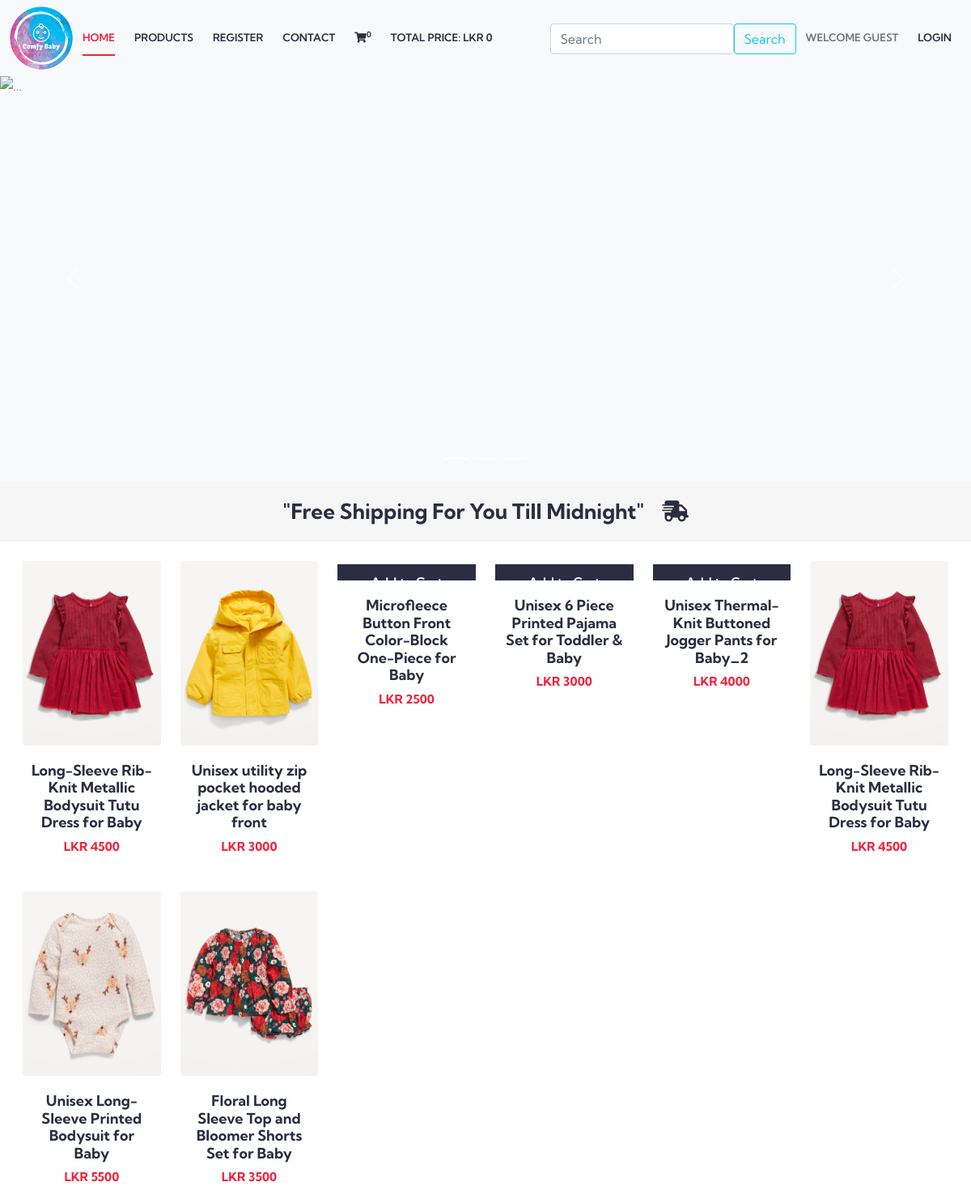
The page / on the database its author committed.
### tables this page shows
CREATE TABLE `products` (
  `product_id` int(11) NOT NULL,
  `product_title` varchar(100) NOT NULL,
  `product_description` varchar(255) NOT NULL,
  `product_keywords` varchar(255) NOT NULL,
  `category_id` int(11) NOT NULL,
  `brand_id` int(11) NOT NULL,
  `product_image1` varchar(255) NOT NULL,
  `product_image2` varchar(255) NOT NULL,
  `product_image3` varchar(255) NOT NULL,
  `product_price` varchar(100) NOT NULL,
  `date` timestamp NOT NULL DEFAULT current_timestamp() ON UPDATE current_timestamp(),
  `status` varchar(100) NOT NULL
);

### functions/common_fucntion.php (the view, shortened to what this page needs)
<?php
function get_all_home_products($limit = null) {
  global $con;
  if (!isset($_GET['category']) && !isset($_GET['brand'])) {
      $limitClause = $limit ? "LIMIT $limit" : "";
      $select_query = "SELECT * FROM `products` ORDER BY RAND() $limitClause";
      $result_query = mysqli_query($con, $select_query);
      while ($row = mysqli_fetch_assoc($result_query)) {
$product_id=$row['product_id'];
$product_title=$row['product_title'];
$product_image1=$row['product_image1'];
$product_price=$row['product_price'];
echo " <div class='col-lg-2 col-4 product-incfhny mt-4'>
<div class='product-grid2'>
<div class='product-image2'>
<a href='product_details.php?product_id=$product_id'>
  <img class='pic-1 img-fluid radius-image' src='./admin_area/product_images/$product_image1'>
  <img class='pic-2 img-fluid radius-image' src='./admin_area/product_images/$product_image1'>
</a>
<ul class='social'>
  <li><a href='product_details.php?product_id=$product_id' data-tip='Quick View'><span class='fa fa-eye'></span></a></li>
  <li><a href='index.php?add_to_cart=$product_id' data-tip='Add to Cart'><span class='fa fa-shopping-bag'></span></a>
  </li>
</ul>
<div class='shopv single-item'>
  <form action='#' method='post'>
      <input type='hidden' name='cmd' value='_cart'>
      <input type='hidden' name='add' value='1'>
      <input type='hidden' name='shopv_item' value='$product_title'>
      <input type='hidden' name='amount' value='899.99'>
      <a href='index.php?add_to_cart=$product_id' class='shopv-cart pshopv-cart add-to-cart'>
          Add to Cart</a>
  </form>
</div>
</div>
<div class='product-content'>
<h3 class='title'><a href='product_details.php?product_id=$product_id'>$product_title</a></h3>
<span class='price'>LKR $product_price</span>
</div>
</div>
</div>";
}
}
}
function getIPAddress() {
   if(!empty($_SERVER['HTTP_CLIENT_IP'])) {
              $ip = $_SERVER['HTTP_CLIENT_IP'];
      }
  elseif (!empty($_SERVER['HTTP_X_FORWARDED_FOR'])) {
              $ip = $_SERVER['HTTP_X_FORWARDED_FOR'];
   }
  else{
           $ip = $_SERVER['REMOTE_ADDR'];
   }
   return $ip;
}
function cart_item(){
  if(isset($_GET['add_to_cart'])){
    global $con;
    $get_ip_add = getIPAddress();
    $select_query="Select * from `cart_details` where ip_address='$get_ip_add'";
    $result_query=mysqli_query($con,$select_query);
    $count_cart_items=mysqli_num_rows($result_query);
  }else{
    global $con;
    $get_ip_add = getIPAddress();
    $select_query="Select * from `cart_details` where ip_address='$get_ip_add'";
    $result_query=mysqli_query($con,$select_query);
    $count_cart_items=mysqli_num_rows($result_query);
  }
  echo $count_cart_items;
  }
  function total_cart_price(){
    $total_price=0;
echo $total_price;
}
?>

### index.php (shortened to what this page needs)
<?php
include('includes/connect.php');
include('functions/common_fucntion.php');
?>
<!DOCTYPE html>
<html lang="en">
<head>
    <link href="https://cdn.jsdelivr.net/npm/bootstrap@5.1.3/dist/css/bootstrap.min.css"
    rel="stylesheet"
>
    <link rel="stylesheet" href="css/style-liberty.css">
    <link rel="stylesheet" href="https://cdnjs.cloudflare.com/ajax/libs/font-awesome/6.5.1/css/all.min.css"
 />
    <link rel="stylesheet" href="style.css">
    <link rel="stylesheet" href="./css/all.css">
</head>
<body>
    <div class="container-fluid p-0">
        <nav class="navbar navbar-expand-lg navbar-light bg-light ">
  <div class="container-fluid">
    <img src="./images/logo.png" alt="" class="logo">
    <div class="collapse navbar-collapse" id="navbarSupportedContent">
      <ul class="navbar-nav me-auto mb-2 mb-lg-0">
        <li class="nav-item">
          <a class="nav-link active" aria-current="page" href="index.php">Home</a>
        </li>
        <li class="nav-item">
          <a class="nav-link" href="display_all.php">Products</a>
        </li>
        <li class="nav-item">
          <a class="nav-link" href="./users_area/user_registration.php">Register</a>
        </li>
        <li class="nav-item">
          <a class="nav-link" href="#">Contact</a>
        </li>
        <li class="nav-item">
          <a class="nav-link" href="cart.php"><i class="fa fa-shopping-cart" aria-hidden="true"></i><sup><?php cart_item();?></sup></a>
        </li>
        <li class="nav-item">
          <a class="nav-link" href="#">Total Price: LKR <?php total_cart_price(); ?></a>
        </li>
      </ul>
      <form class="d-flex" action="../search_product.php" method="get">
  <div class="col-auto mt-3 px-0">
    <input class="form-control me-2" type="search" placeholder="Search" aria-label="Search" name="search_data">
  </div>
  <div class="col-auto mt-3 mr-0">
    <input type="submit" value="Search" class="btn btn-outline-info" name="search_data_product">
  </div>
  <ul class="navbar-nav me-auto">
    <?php
if(!isset($_SESSION['username'])){
  echo "<li class='nav-item'>
  <a class='nav-link text-secondary' href='#'> Welcome Guest </a>
</li>";
}else{
 echo "<li class='nav-item text-secondary'>
  <a class='nav-link' href='#'>Welcome ".$_SESSION['username']."</a>
</li>";
}
    if(!isset($_SESSION['username'])){
       echo "<li class='nav-item text-secondary'>
       <a class='nav-link' href='./users_area/user_login.php'>Login</a>
     </li>";
    }else{
      echo "<li class='nav-item text-secondary'>
       <a class='nav-link' href='./users_area/logout.php'>Logout</a>
     </li>";
    }
    ?>
  </ul>
</form>
    </div>
  </div>
</nav>
<div class="bg-light">
    <div id="carouselExampleCaptions" class="carousel slide" data-bs-ride="false">
  <div class="carousel-indicators">
    <button type="button" data-bs-target="#carouselExampleCaptions" data-bs-slide-to="0" class="active" aria-current="true" aria-label="Slide 1"></button>
    <button type="button" data-bs-target="#carouselExampleCaptions" data-bs-slide-to="1" aria-label="Slide 2"></button>
    <button type="button" data-bs-target="#carouselExampleCaptions" data-bs-slide-to="2" aria-label="Slide 3"></button>
  </div>
  <div class="carousel-inner" style="height: 500px; overflow: hidden;">
    <div class="carousel-item active">
      <img src="./images/banner1.jpg" class="d-block w-100" alt="...">
      <div class="carousel-caption d-none d-md-block">
      </div>
    </div>
  </div>
  <button class="carousel-control-prev" type="button" data-bs-target="#carouselExampleCaptions" data-bs-slide="prev">
    <span class="carousel-control-prev-icon" aria-hidden="true"></span>
  </button>
  <button class="carousel-control-next" type="button" data-bs-target="#carouselExampleCaptions" data-bs-slide="next">
    <span class="carousel-control-next-icon" aria-hidden="true"></span>
  </button>
</div>
<section class="w3free-ship text-center py-md-4 py-3">
  <h2>"Free Shipping For You Till Midnight"
    <i class="fas fa-shipping-fast ms-lg-3">
</i>
  </h2>
</section>
</div>
<section class="w3l-ecommerce-main mx-4">
    <div class="row px-1">
      <div class="col-md-12 mx-auto">
      <div class="row">
<?php
get_all_home_products();
?>
      </div>
  </div>
    </section>
    </div>
</body>
</html>

### style.css (style rules this page uses)
* { margin: 0; padding: 0; box-sizing: border-box; }

### css/all.css (style rules this page uses)
.fa, .fas, .far, .fal, .fad, .fab { -moz-osx-font-smoothing: grayscale; -webkit-font-smoothing: antialiased; display: inline-block; font-style: normal; font-variant: normal; text-rendering: auto; line-height: 1; }
.fa-shipping-fast:before { content: "\f48b"; }
.fa-shopping-cart:before { content: "\f07a"; }

### index.php (style rules this page uses)
body { overflow-x:hidden; }

### rows shown on the page
products: product_image1 (picture), product_title "Long-Sleeve Rib-Knit Metallic Bodysuit Tutu Dress for Baby", product_price "4500"
products: product_image1 (picture), product_title "Unisex utility zip pocket hooded jacket for baby front", product_price "3000"
products: product_title "Microfleece Button Front Color-Block One-Piece for Baby", product_price "2500"
products: product_title "Unisex 6 Piece Printed Pajama Set for Toddler & Baby", product_price "3000"
products: product_title "Unisex Thermal-Knit Buttoned Jogger Pants for Baby_2", product_price "4000"
products: product_image1 (picture), product_title "Long-Sleeve Rib-Knit Metallic Bodysuit Tutu Dress for Baby", product_price "4500"
products: product_image1 (picture), product_title "Unisex Long-Sleeve Printed Bodysuit for Baby", product_price "5500"
products: product_image1 (picture), product_title "Floral Long Sleeve Top and Bloomer Shorts Set for Baby", product_price "3500"

### other values the page prints
$count_cart_items "0"
$total_price "0"
